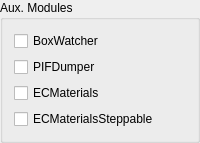
     <widget class="QGroupBox" name="groupBox_10">
      <property name="title">
       <string>Aux. Modules</string>
      </property>
      <layout class="QVBoxLayout" name="verticalLayout_12">
       <item>
        <widget class="QCheckBox" name="boxWatcherCHB">
         <property name="toolTip">
          <string>&lt;!DOCTYPE HTML PUBLIC &quot;-//W3C//DTD HTML 4.0//EN&quot; &quot;http://www.w3.org/TR/REC-html40/strict.dtd&quot;&gt;
&lt;html&gt;&lt;head&gt;&lt;meta name=&quot;qrichtext&quot; content=&quot;1&quot; /&gt;&lt;style type=&quot;text/css&quot;&gt;
p, li { white-space: pre-wrap; }
&lt;/style&gt;&lt;/head&gt;&lt;body style=&quot; font-family:'MS Shell Dlg 2'; font-size:8.25pt; font-weight:400; font-style:normal;&quot;&gt;
&lt;p style=&quot; margin-top:0px; margin-bottom:0px; margin-left:0px; margin-right:0px; -qt-block-indent:0; text-indent:0px;&quot;&gt;&lt;span style=&quot; font-size:8pt;&quot;&gt;Module computing minimal box enclosing all cells in the simulation.&lt;/span&gt;&lt;/p&gt;
&lt;p style=&quot; margin-top:0px; margin-bottom:0px; margin-left:0px; margin-right:0px; -qt-block-indent:0; text-indent:0px;&quot;&gt;&lt;span style=&quot; font-size:8pt;&quot;&gt;Can be used to speed up some simulations&lt;/span&gt;&lt;/p&gt;&lt;/body&gt;&lt;/html&gt;</string>
         </property>
         <property name="text">
          <string>BoxWatcher</string>
         </property>
        </widget>
       </item>
       <item>
        <widget class="QCheckBox" name="pifDumperCHB">
         <property name="toolTip">
          <string>Module which outputs periodically cell lattice in thee PIFF format</string>
         </property>
         <property name="text">
          <string>PIFDumper</string>
         </property>
        </widget>
       </item>
       <item>
        <widget class="QCheckBox" name="ecmaterialsCHB">
         <property name="toolTip">
          <string>&lt;!DOCTYPE HTML PUBLIC &quot;-//W3C//DTD HTML 4.0//EN&quot; &quot;http://www.w3.org/TR/REC-html40/strict.dtd&quot;&gt;
&lt;html&gt;&lt;head&gt;&lt;meta name=&quot;qrichtext&quot; content=&quot;1&quot; /&gt;&lt;style type=&quot;text/css&quot;&gt;
p, li { white-space: pre-wrap; }
&lt;/style&gt;&lt;/head&gt;&lt;body style=&quot; font-family:'MS Shell Dlg 2'; font-size:8.25pt; font-weight:400; font-style:normal;&quot;&gt;
&lt;p style=&quot; margin-top:0px; margin-bottom:0px; margin-left:0px; margin-right:0px; -qt-block-indent:0; text-indent:0px;&quot;&gt;&lt;span style=&quot; font-size:8pt;&quot;&gt;Simulate dynamic, heterogoeneous extracellular material (ECMaterial) distributions as a vector field of volume fractions. Includes model features for cell-ECMaterial adhesion, cell remodeling, volume exclusion of cells, ECMaterial durability and ECMaterial advection by cell motility.&lt;/span&gt;&lt;/p&gt;
&lt;p style=&quot;-qt-paragraph-type:empty; margin-top:0px; margin-bottom:0px; margin-left:0px; margin-right:0px; -qt-block-indent:0; text-indent:0px; font-size:8pt;&quot;&gt;&lt;/p&gt;&lt;/body&gt;&lt;/html&gt;</string>
         </property>
         <property name="text">
          <string>ECMaterials</string>
         </property>
        </widget>
       </item>
       <item>
        <widget class="QCheckBox" name="ecmaterialsSteppableCHB">
         <property name="toolTip">
          <string>&lt;!DOCTYPE HTML PUBLIC &quot;-//W3C//DTD HTML 4.0//EN&quot; &quot;http://www.w3.org/TR/REC-html40/strict.dtd&quot;&gt;
&lt;html&gt;&lt;head&gt;&lt;meta name=&quot;qrichtext&quot; content=&quot;1&quot; /&gt;&lt;style type=&quot;text/css&quot;&gt;
p, li { white-space: pre-wrap; }
&lt;/style&gt;&lt;/head&gt;&lt;body style=&quot; font-family:'MS Shell Dlg 2'; font-size:8.25pt; font-weight:400; font-style:normal;&quot;&gt;
&lt;p style=&quot; margin-top:0px; margin-bottom:0px; margin-left:0px; margin-right:0px; -qt-block-indent:0; text-indent:0px;&quot;&gt;&lt;span style=&quot; font-size:8pt;&quot;&gt;Define ECMaterial reactions among each other and/or with diffusion field solutions, ECMaterial basic diffusion, and the probability of of intracellular processes due to local ECMaterial distributions at cell interfaces.&lt;/span&gt;&lt;/p&gt;
&lt;p style=&quot; margin-top:0px; margin-bottom:0px; margin-left:0px; margin-right:0px; -qt-block-indent:0; text-indent:0px;&quot;&gt;&lt;span style=&quot; font-size:8pt;&quot;&gt; &lt;/span&gt;&lt;/p&gt;
&lt;p style=&quot; margin-top:0px; margin-bottom:0px; margin-left:0px; margin-right:0px; -qt-block-indent:0; text-indent:0px;&quot;&gt;&lt;span style=&quot; font-size:8pt;&quot;&gt;Requires ECMaterials plugin.&lt;/span&gt;&lt;/p&gt;
&lt;p style=&quot;-qt-paragraph-type:empty; margin-top:0px; margin-bottom:0px; margin-left:0px; margin-right:0px; -qt-block-indent:0; text-indent:0px; font-size:8pt;&quot;&gt;&lt;/p&gt;&lt;/body&gt;&lt;/html&gt;</string>
         </property>
         <property name="text">
          <string>ECMaterialsSteppable</string>
         </property>
        </widget>
       </item>
      </layout>
     </widget>
